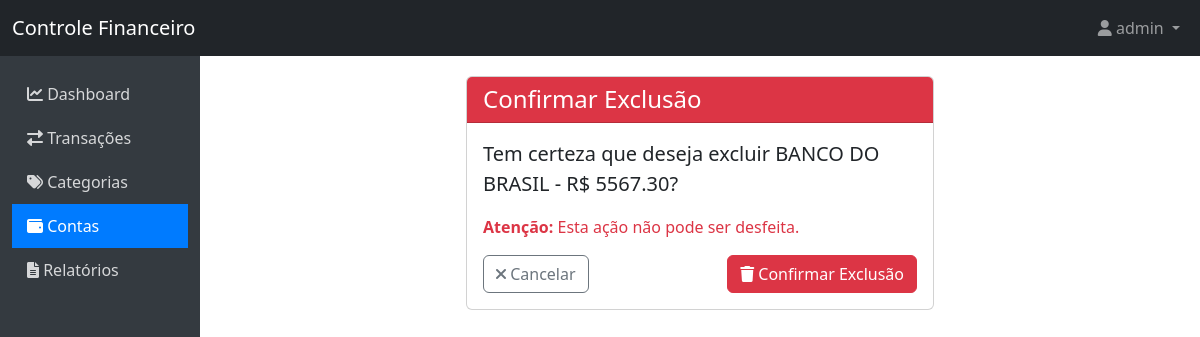
The page /contas/excluir/1/ (signed in) on the database as committed earlier.
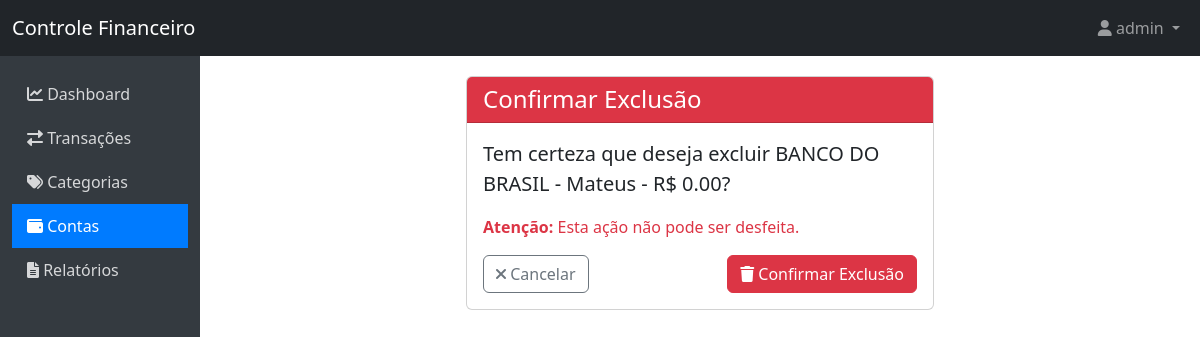
The same page on the database as committed later.
### controle/models.py (models this page shows)
class Conta(models.Model):
    nome = models.CharField(max_length=100)
    saldo = models.DecimalField(max_digits=10, decimal_places=2, default=0)
    usuario = models.ForeignKey(User, on_delete=models.CASCADE)
    def __str__(self):
        return f'{self.nome} - R$ {self.saldo}'
    class Meta:
        verbose_name = 'Conta'
        verbose_name_plural = 'Contas'
        ordering = ['nome']

### controle/views.py (the view)
# urls.py: path('contas/excluir/<int:pk>/', views.excluir_conta, name='excluir_conta'),
@login_required
def excluir_conta(request, pk):
    conta = get_object_or_404(Conta, pk=pk, usuario=request.user)
    if request.method == 'POST':
        conta.delete()
        messages.success(request, 'Conta excluída com sucesso!')
        return redirect('controle:lista_contas')
    return render(request, 'controle/confirmar_exclusao.html', {'objeto': conta})

### controle/templates/controle/confirmar_exclusao.html (shortened to what this page needs)
{% extends 'controle/base.html' %}
{% block content %}
<div class="row justify-content-center">
    <div class="col-md-6">
        <div class="card">
            <div class="card-header bg-danger text-white">
                <h4 class="mb-0">Confirmar Exclusão</h4>
            </div>
            <div class="card-body">
                <p class="lead">Tem certeza que deseja excluir {{ objeto }}?</p>
                <p class="text-danger"><strong>Atenção:</strong> Esta ação não pode ser desfeita.</p>
                <form method="post">
                    <div class="d-flex justify-content-between">
                        <a href="{{ cancelar_url }}" class="btn btn-outline-secondary">
                            <i class="fas fa-times"></i> Cancelar
                        </a>
                        <button type="submit" class="btn btn-danger">
                            <i class="fas fa-trash"></i> Confirmar Exclusão
                        </button>
                    </div>
                </form>
            </div>
        </div>
    </div>
</div>
{% endblock %}

Rows that differ between the two databases and show on the page:
changed Conta: nome+saldo "BANCO DO BRASIL - R$ 5567.30" → "BANCO DO BRASIL - Mateus - R$ 0.00"
